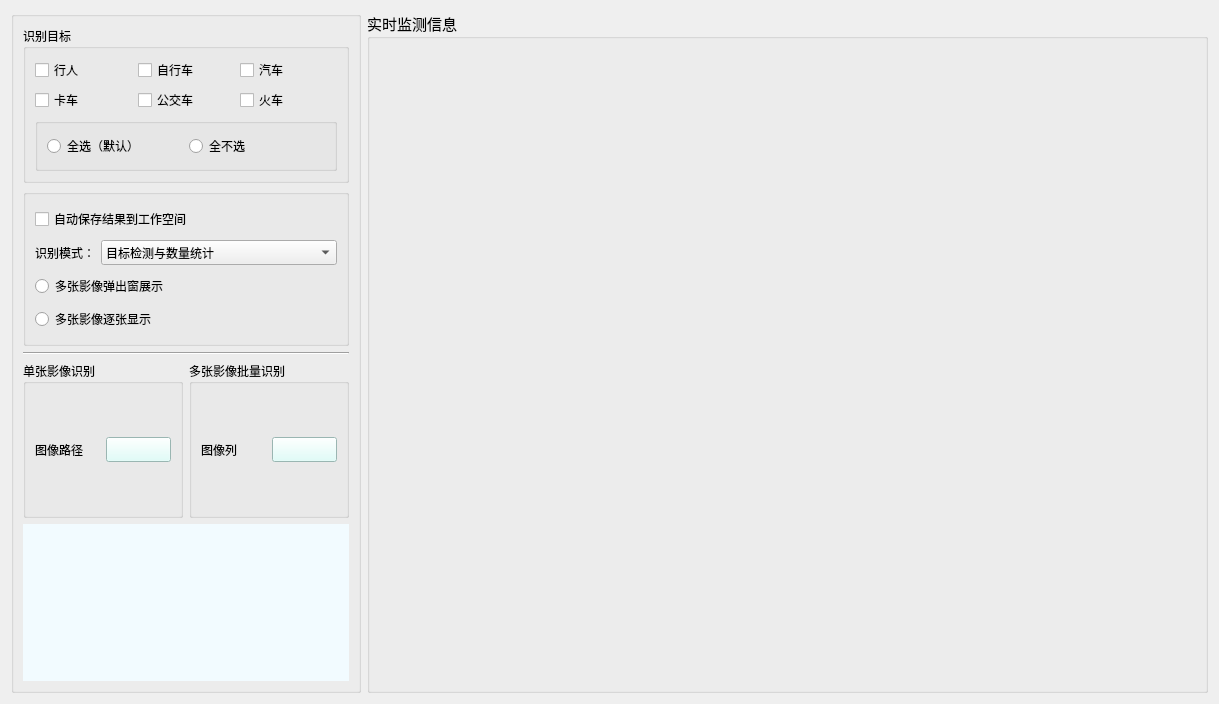
<?xml version="1.0" encoding="UTF-8"?>
<ui version="4.0">
 <class>Form</class>
 <widget class="QWidget" name="Form">
  <property name="geometry">
   <rect>
    <x>0</x>
    <y>0</y>
    <width>1219</width>
    <height>704</height>
   </rect>
  </property>
  <property name="windowTitle">
   <string>Form</string>
  </property>
  <layout class="QHBoxLayout" name="horizontalLayout_3">
   <item>
    <widget class="QGroupBox" name="groupBox">
     <property name="maximumSize">
      <size>
       <width>350</width>
       <height>700</height>
      </size>
     </property>
     <property name="font">
      <font>
       <family>宋体</family>
       <pointsize>9</pointsize>
      </font>
     </property>
     <property name="mouseTracking">
      <bool>false</bool>
     </property>
     <property name="tabletTracking">
      <bool>false</bool>
     </property>
     <property name="title">
      <string/>
     </property>
     <property name="flat">
      <bool>false</bool>
     </property>
     <layout class="QVBoxLayout" name="verticalLayout_2">
      <item>
       <widget class="QGroupBox" name="groupBox_5">
        <property name="title">
         <string>识别目标</string>
        </property>
        <layout class="QVBoxLayout" name="verticalLayout_6">
         <item>
          <layout class="QHBoxLayout" name="horizontalLayout_5">
           <item>
            <widget class="QCheckBox" name="checkBox_person">
             <property name="text">
              <string>行人</string>
             </property>
            </widget>
           </item>
           <item>
            <widget class="QCheckBox" name="checkBox_bicycle">
             <property name="text">
              <string>自行车</string>
             </property>
            </widget>
           </item>
           <item>
            <widget class="QCheckBox" name="checkBox_car">
             <property name="text">
              <string>汽车</string>
             </property>
            </widget>
           </item>
          </layout>
         </item>
         <item>
          <layout class="QHBoxLayout" name="horizontalLayout_7">
           <item>
            <widget class="QCheckBox" name="checkBox_truck">
             <property name="text">
              <string>卡车</string>
             </property>
            </widget>
           </item>
           <item>
            <widget class="QCheckBox" name="checkBox_bus">
             <property name="text">
              <string>公交车</string>
             </property>
            </widget>
           </item>
           <item>
            <widget class="QCheckBox" name="checkBox_train">
             <property name="text">
              <string>火车</string>
             </property>
            </widget>
           </item>
          </layout>
         </item>
         <item>
          <widget class="QGroupBox" name="groupBox_6">
           <property name="styleSheet">
            <string notr="true"/>
           </property>
           <property name="title">
            <string/>
           </property>
           <layout class="QVBoxLayout" name="verticalLayout_5">
            <item>
             <layout class="QHBoxLayout" name="horizontalLayout_10">
              <item>
               <widget class="QRadioButton" name="radioButton_selectAll">
                <property name="text">
                 <string>全选（默认）</string>
                </property>
               </widget>
              </item>
              <item>
               <widget class="QRadioButton" name="radioButton_noSelect">
                <property name="text">
                 <string>全不选</string>
                </property>
               </widget>
              </item>
             </layout>
            </item>
           </layout>
          </widget>
         </item>
        </layout>
       </widget>
      </item>
      <item>
       <widget class="QGroupBox" name="groupBox_7">
        <property name="title">
         <string/>
        </property>
        <layout class="QVBoxLayout" name="verticalLayout">
         <item>
          <widget class="QCheckBox" name="checkBox_autoSaveImage">
           <property name="text">
            <string>自动保存结果到工作空间</string>
           </property>
          </widget>
         </item>
         <item>
          <layout class="QHBoxLayout" name="horizontalLayout_11">
           <item>
            <widget class="QLabel" name="label_2">
             <property name="sizePolicy">
              <sizepolicy hsizetype="Fixed" vsizetype="Preferred">
               <horstretch>0</horstretch>
               <verstretch>0</verstretch>
              </sizepolicy>
             </property>
             <property name="text">
              <string>识别模式：</string>
             </property>
            </widget>
           </item>
           <item>
            <widget class="QComboBox" name="comboBox_mode">
             <item>
              <property name="text">
               <string>目标检测与数量统计</string>
              </property>
             </item>
             <item>
              <property name="text">
               <string>道路归属与车牌识别</string>
              </property>
             </item>
            </widget>
           </item>
          </layout>
         </item>
         <item>
          <widget class="QRadioButton" name="radioButton_tipShowImages">
           <property name="text">
            <string>多张影像弹出窗展示</string>
           </property>
          </widget>
         </item>
         <item>
          <widget class="QRadioButton" name="radioButton_showImages">
           <property name="text">
            <string>多张影像逐张显示</string>
           </property>
          </widget>
         </item>
        </layout>
       </widget>
      </item>
      <item>
       <widget class="Line" name="line_5">
        <property name="orientation">
         <enum>Qt::Horizontal</enum>
        </property>
       </widget>
      </item>
      <item>
       <layout class="QHBoxLayout" name="horizontalLayout_9">
        <item>
         <widget class="QGroupBox" name="groupBox_3">
          <property name="styleSheet">
           <string notr="true"/>
          </property>
          <property name="title">
           <string>单张影像识别</string>
          </property>
          <layout class="QHBoxLayout" name="horizontalLayout_6">
           <item>
            <widget class="QLabel" name="label">
             <property name="text">
              <string>图像路径</string>
             </property>
            </widget>
           </item>
           <item>
            <widget class="QPushButton" name="button_imagePath">
             <property name="styleSheet">
              <string notr="true">background-color: rgb(215, 255, 249);</string>
             </property>
             <property name="text">
              <string/>
             </property>
             <property name="icon">
              <iconset>
               <normaloff>../source/icon/more.png</normaloff>../source/icon/more.png</iconset>
             </property>
             <property name="checkable">
              <bool>false</bool>
             </property>
             <property name="autoRepeat">
              <bool>false</bool>
             </property>
             <property name="autoExclusive">
              <bool>false</bool>
             </property>
            </widget>
           </item>
          </layout>
         </widget>
        </item>
        <item>
         <widget class="QGroupBox" name="groupBox_4">
          <property name="title">
           <string>多张影像批量识别</string>
          </property>
          <layout class="QHBoxLayout" name="horizontalLayout_8">
           <item>
            <widget class="QLabel" name="label_6">
             <property name="text">
              <string>图像列</string>
             </property>
            </widget>
           </item>
           <item>
            <widget class="QPushButton" name="button_imagePath_2">
             <property name="styleSheet">
              <string notr="true">background-color: rgb(215, 255, 249);</string>
             </property>
             <property name="text">
              <string/>
             </property>
             <property name="icon">
              <iconset>
               <normaloff>../source/icon/more.png</normaloff>../source/icon/more.png</iconset>
             </property>
            </widget>
           </item>
          </layout>
         </widget>
        </item>
       </layout>
      </item>
      <item>
       <widget class="QLabel" name="label_fig">
        <property name="styleSheet">
         <string notr="true">background-color: rgb(242, 251, 255);</string>
        </property>
        <property name="text">
         <string/>
        </property>
        <property name="pixmap">
         <pixmap>../source/icon/icon_any.png</pixmap>
        </property>
        <property name="scaledContents">
         <bool>false</bool>
        </property>
        <property name="alignment">
         <set>Qt::AlignCenter</set>
        </property>
       </widget>
      </item>
     </layout>
    </widget>
   </item>
   <item>
    <layout class="QVBoxLayout" name="verticalLayout_3">
     <item>
      <widget class="QGroupBox" name="groupBox_2">
       <property name="font">
        <font>
         <family>黑体</family>
         <pointsize>11</pointsize>
        </font>
       </property>
       <property name="title">
        <string>实时监测信息</string>
       </property>
       <layout class="QVBoxLayout" name="verticalLayout_4">
        <item>
         <widget class="QLabel" name="label_image">
          <property name="text">
           <string/>
          </property>
          <property name="pixmap">
           <pixmap>../source/icon/animation.png</pixmap>
          </property>
          <property name="alignment">
           <set>Qt::AlignCenter</set>
          </property>
         </widget>
        </item>
       </layout>
      </widget>
     </item>
    </layout>
   </item>
  </layout>
 </widget>
 <resources/>
 <connections/>
</ui>
